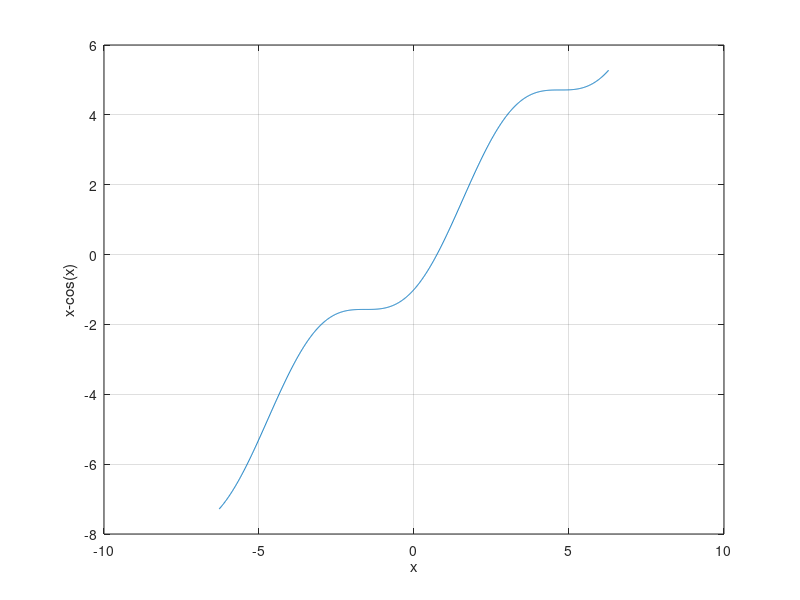

MATLAB code to generate this figure:
x = -2*pi:0.01:2*pi;
y = x - cos(x);
plot(x,y)
grid
xlabel('x')
ylabel('x-cos(x)')
for i=1:1256
    %Product of y(i)*y(i+1)=negative when graph crosses x-axis
    if y(i)*y(i+1) < 0
        disp(x(i))
    end
end